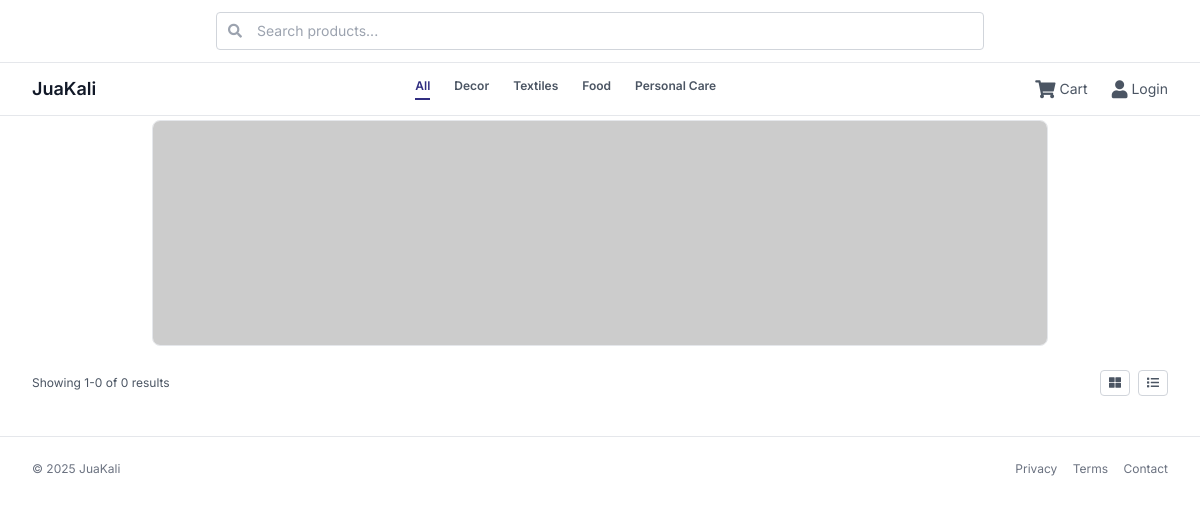
Before: / with the older database file.
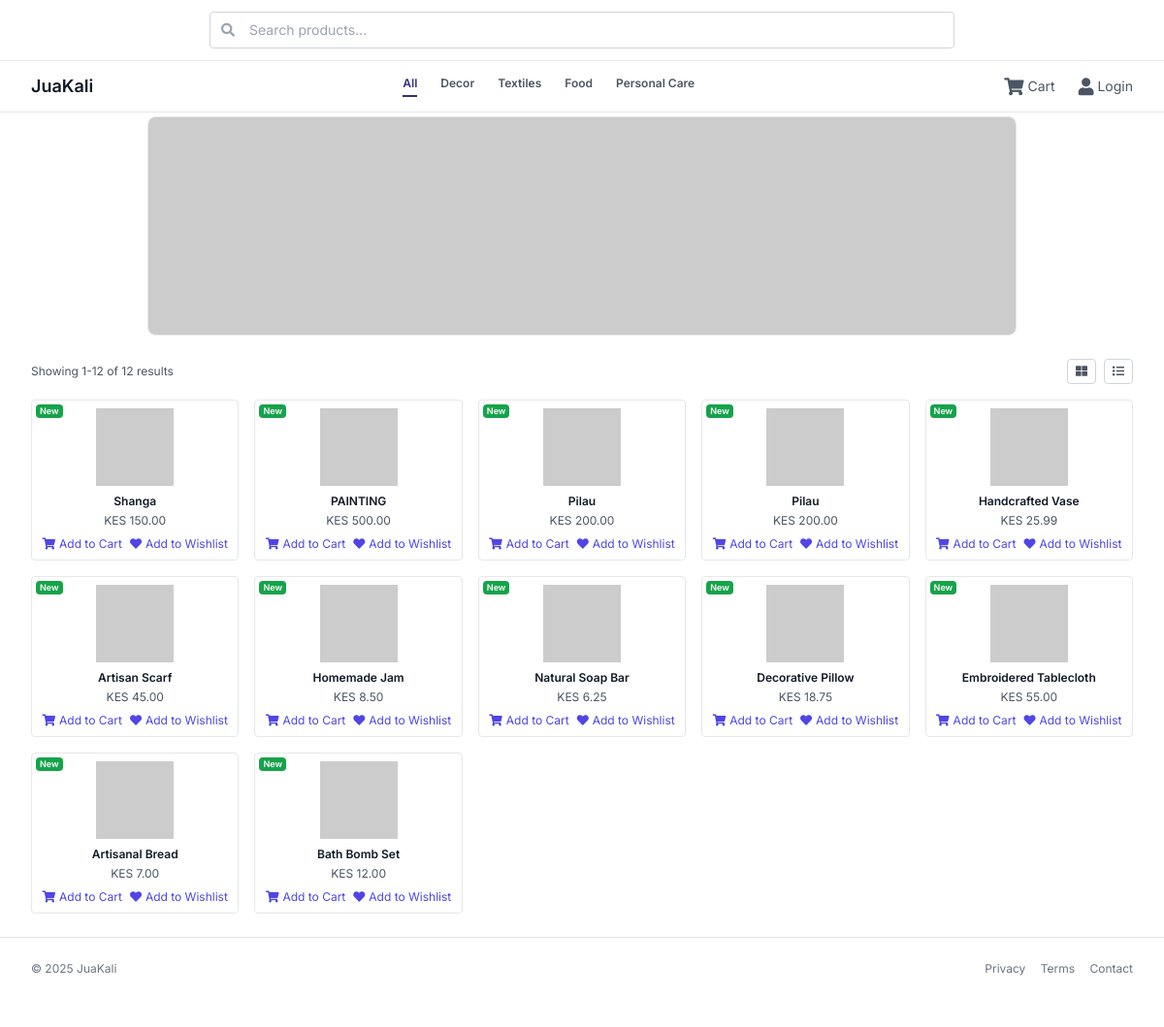
After: the same page with the newer database file.
### tables this page shows
CREATE TABLE `products` (
  `id` int(11) NOT NULL,
  `name` varchar(100) NOT NULL,
  `description` text DEFAULT NULL,
  `price` decimal(10,2) NOT NULL,
  `image_url` varchar(255) DEFAULT NULL,
  `artisan_id` int(11) DEFAULT NULL,
  `status` enum('Pending','Approved') DEFAULT 'Pending',
  `created_at` timestamp NOT NULL DEFAULT current_timestamp(),
  `is_featured` tinyint(1) DEFAULT 0,
  `category` varchar(50) DEFAULT NULL,
  `quantity` int(11) DEFAULT 10
);

### index.php (the view, shortened to what this page needs)
<?php
require_once 'functions.php';
$products = $pdo->query("SELECT * FROM products WHERE status = 'Approved' LIMIT 12")->fetchAll(PDO::FETCH_ASSOC);
?>
<!DOCTYPE html>
<html lang="en">
<head>
    <script src="https://cdn.tailwindcss.com"></script>
    <link href="https://cdnjs.cloudflare.com/ajax/libs/font-awesome/5.15.3/css/all.min.css" rel="stylesheet">
</head>
<body class="bg-white text-gray-900">
    <header class="fixed top-0 left-0 right-0 bg-white border-b border-gray-200 z-50">
        <div class="max-w-7xl mx-auto flex items-center justify-center py-3 px-4 sm:px-6 lg:px-8 border-b border-gray-200">
            <form aria-label="Search products" class="w-full max-w-3xl" role="search" action="products.php" method="GET">
                <div class="relative text-gray-600 focus-within:text-gray-900">
                    <input aria-describedby="search-desc" class="block w-full rounded border border-gray-300 py-2 pl-10 pr-4 text-sm placeholder-gray-400 focus:border-indigo-600 focus:outline-none focus:ring-1 focus:ring-indigo-600" id="search-input" name="search" placeholder="Search products..." type="search">
                    <div class="absolute inset-y-0 left-0 flex items-center pl-3 pointer-events-none">
                    </div>
                </div>
            </form>
        </div>
        <div class="max-w-7xl mx-auto flex items-center justify-between py-3 px-4 sm:px-6 lg:px-8">
            <div class="text-lg font-semibold truncate flex-shrink-0">
                JuaKali
            </div>
            <nav class="hidden sm:flex flex-wrap gap-6 text-xs font-semibold text-gray-600 justify-center flex-1 px-6">
                <a class="text-indigo-900 border-b-2 border-indigo-900 pb-1" href="index-before-login.php">All</a>
                <a class="hover:text-indigo-900" href="index-before-login.php?category=Decor">Decor</a>
                <a class="hover:text-indigo-900" href="index-before-login.php?category=Textiles">Textiles</a>
                <a class="hover:text-indigo-900" href="index-before-login.php?category=Food">Food</a>
                <a class="hover:text-indigo-900" href="index-before-login.php?category=Personal Care">Personal Care</a>
            </nav>
            <div class="hidden sm:flex items-center space-x-6 flex-shrink-0 text-gray-600 text-sm">
                <a href="cart.php" aria-label="Cart" class="flex items-center space-x-1 hover:text-indigo-900 focus:outline-none">
                    <i class="fas fa-shopping-cart text-lg"></i>
                    <span>Cart</span>
                </a>
                <a href="login.php" aria-label="Account" class="flex items-center space-x-1 hover:text-indigo-900 focus:outline-none">
                    <i class="fas fa-user text-lg"></i>
                    <span>Login</span>
                </a>
            </div>
        </div>
    </header>
    <section class="max-w-7xl mx-auto px-4 sm:px-6 lg:px-8 mb-6 mt-2">
        <div class="relative w-full max-w-4xl mx-auto overflow-hidden rounded-lg border border-gray-200">
            <div class="flex transition-transform duration-700 ease-in-out" id="ads-carousel" style="transform: translateX(0%)">
                <img alt="Ad image showing handcrafted decor items" class="w-full flex-shrink-0 object-cover h-40 sm:h-56" height="224" src="https://via.placeholder.com/600x224?text=Handcrafted+Decor" width="600">
            </div>
        </div>
    </section>
    <main class="max-w-7xl mx-auto px-4 sm:px-6 lg:px-8">
        <div class="flex flex-col sm:flex-row justify-between items-center mb-4 text-xs text-gray-600 space-y-2 sm:space-y-0">
            <div>
                Showing 1-<?php echo count($products); ?> of <?php echo count($products); ?> results
            </div>
            <div class="flex items-center space-x-2">
                <button aria-label="Grid view" class="border border-gray-300 rounded px-2 py-1 hover:bg-gray-100">
                    <i class="fas fa-th-large"></i>
                </button>
                <button aria-label="List view" class="border border-gray-300 rounded px-2 py-1 hover:bg-gray-100">
                    <i class="fas fa-list"></i>
                </button>
            </div>
        </div>
        <div class="grid grid-cols-2 sm:grid-cols-3 md:grid-cols-4 lg:grid-cols-5 gap-4">
            <?php foreach ($products as $product): ?>
                <div class="product-card border border-gray-200 rounded p-2 relative flex flex-col items-center" onclick="window.location.href='product_details.php?id=<?php echo $product['id']; ?>'">
                    <?php
                    $badge = '';
                    $badge_class = '';
                    $quantity = isset($product['quantity']) ? (int)$product['quantity'] : 0;
                    $created_at = isset($product['created_at']) ? strtotime($product['created_at']) : time();
                    $price = isset($product['price']) ? (float)$product['price'] : 0;
                    if ($quantity <= 0) {
                        $badge = 'Sold Out';
                        $badge_class = 'bg-red-600 text-white';
                    } elseif ($created_at > strtotime('-7 days')) {
                        $badge = 'New';
                        $badge_class = 'bg-green-600 text-white';
                    } elseif ($price < 50) {
                        $badge = 'Sale';
                        $badge_class = 'bg-indigo-700 text-white';
                    } else {
                        $badge = 'Hot';
                        $badge_class = 'bg-yellow-400 text-gray-900';
                    }
                    ?>
                    <span class="absolute top-1 left-1 <?php echo $badge_class; ?> text-[9px] font-semibold px-1 rounded z-10">
                        <?php echo $badge; ?>
                    </span>
                    <img alt="<?php echo htmlspecialchars($product['name']); ?>" class="mb-2 w-20 h-20 object-contain" src="https://via.placeholder.com/80x80?text=<?php echo urlencode($product['name']); ?>">
                    <div class="text-xs font-semibold text-gray-900 mb-1 text-center truncate w-full">
                        <?php echo htmlspecialchars($product['name']); ?>
                    </div>
                    <div class="text-xs text-gray-600 text-center w-full">
                        KES <?php echo number_format($product['price'], 2); ?>
                    </div>
                    <div class="mt-2 flex space-x-2">
                        <a href="login.php?redirect=cart&product_id=<?php echo $product['id']; ?>" class="text-indigo-600 hover:text-indigo-900 text-xs"><i class="fas fa-shopping-cart mr-1"></i>Add to Cart</a>
                        <a href="login.php?redirect=wishlist&product_id=<?php echo $product['id']; ?>" class="text-indigo-600 hover:text-indigo-900 text-xs"><i class="fas fa-heart mr-1"></i>Add to Wishlist</a>
                    </div>
                </div>
            <?php endforeach; ?>
        </div>
    </main>
    <footer class="max-w-7xl mx-auto px-4 py-6 border-t border-gray-200 text-xs text-gray-500 sm:px-6 lg:px-8 mt-6">
        <div class="flex flex-col sm:flex-row justify-between items-center space-y-2 sm:space-y-0">
            <div class="truncate">
                © <?php echo date("Y"); ?> JuaKali
            </div>
            <div class="space-x-3">
                <a class="hover:text-indigo-900" href="privacy.php">Privacy</a>
                <a class="hover:text-indigo-900" href="terms.php">Terms</a>
                <a class="hover:text-indigo-900" href="contact.php">Contact</a>
            </div>
        </div>
    </footer>
</body>
</html>

### index.php (style rules this page uses)
body { font-family: 'Inter', sans-serif; padding-top: 112px; padding-bottom: 56px; }

Changed rows visible on the page:
added products: badge "New", name "Shanga", price "150.00"
added products: badge "New", name "PAINTING", price "500.00"
added products: badge "New", name "Pilau", price "200.00"
added products: badge "New", name "Pilau", price "200.00"
added products: badge "New", name "Handcrafted Vase", price "25.99"
added products: badge "New", name "Artisan Scarf", price "45.00"
added products: badge "New", name "Homemade Jam", price "8.50"
added products: badge "New", name "Natural Soap Bar", price "6.25"
added products: badge "New", name "Decorative Pillow", price "18.75"
added products: badge "New", name "Embroidered Tablecloth", price "55.00"
added products: badge "New", name "Artisanal Bread", price "7.00"
added products: badge "New", name "Bath Bomb Set", price "12.00"
Other visible differences:
count($products): "0" → "12"
